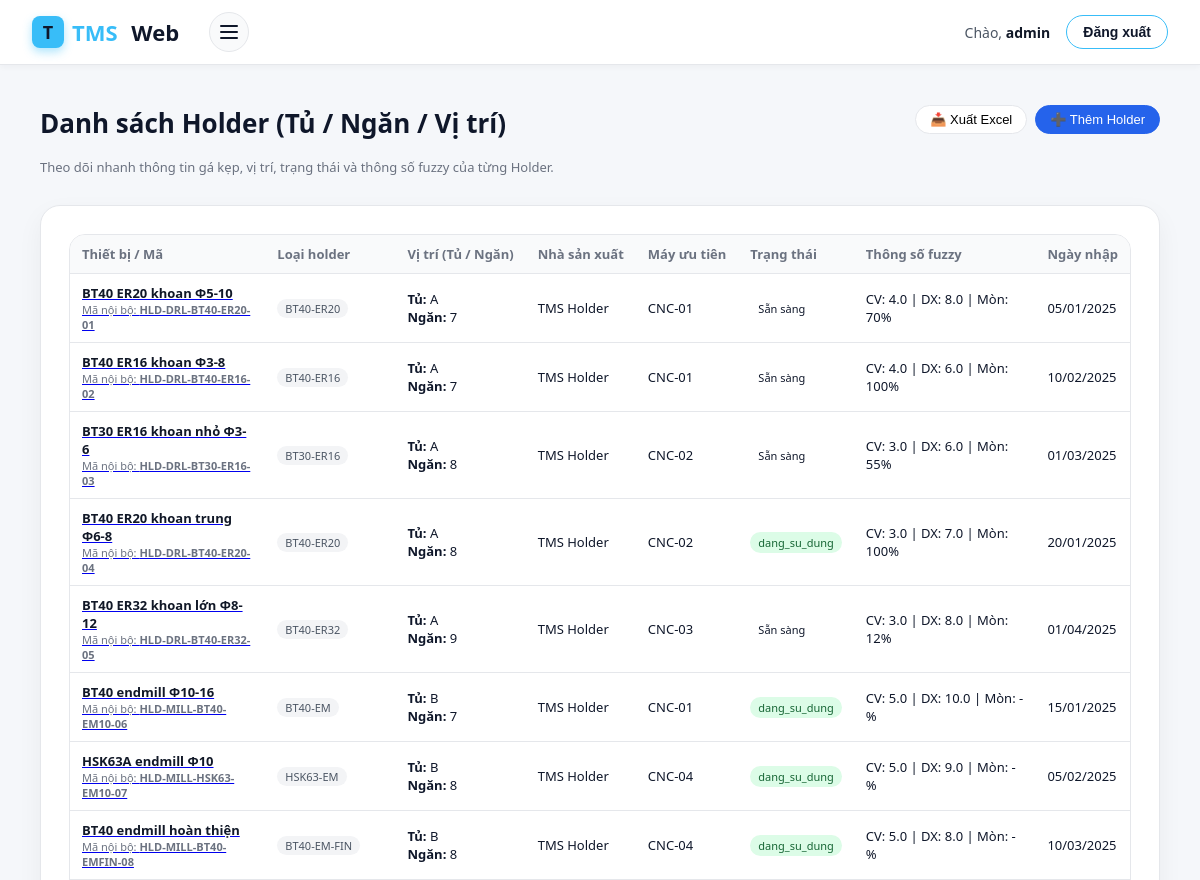
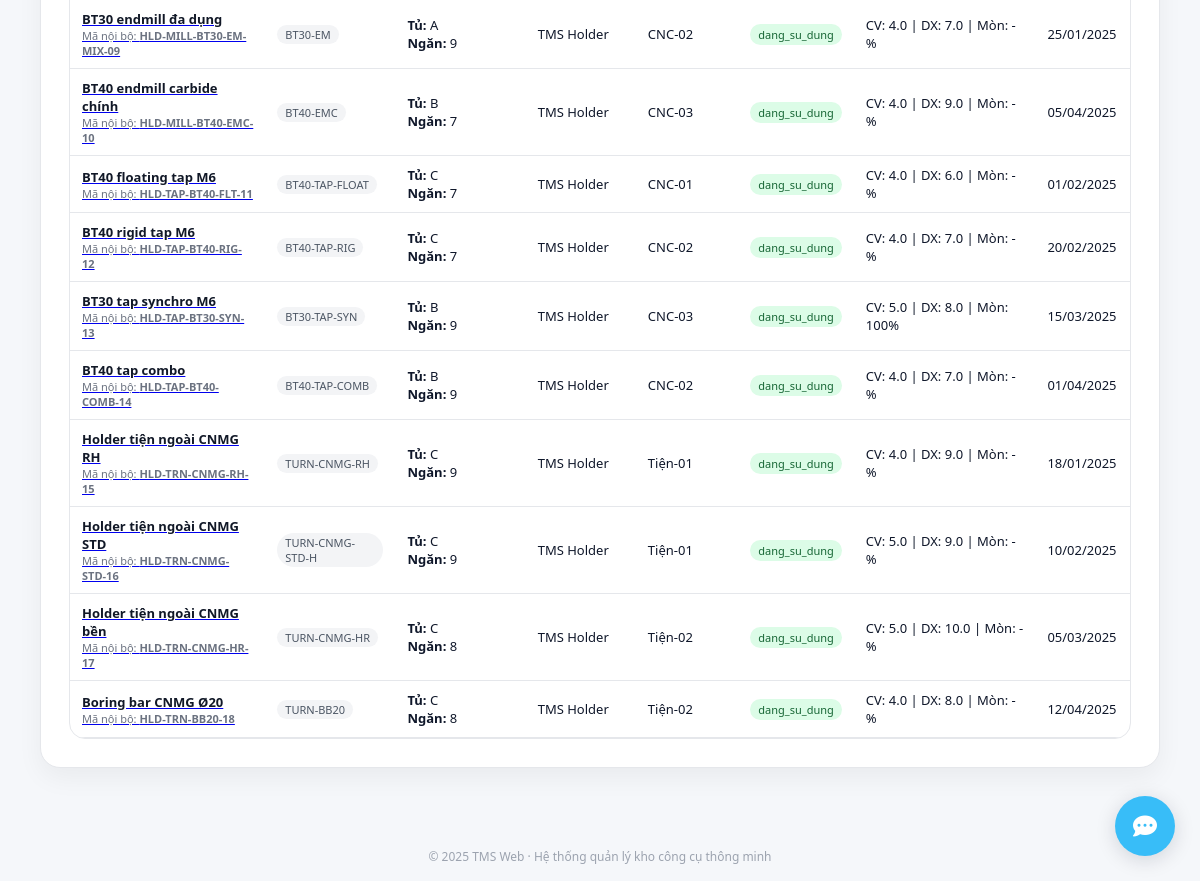
/holder/holders-list/ (signed in), run on the app's committed database (2 pictures, top to bottom).
### holder/models.py (models this page shows, shortened)
class Holder(models.Model):
    ten_thiet_bi = models.CharField(max_length=200)
    nhom_thiet_bi = models.CharField(max_length=100)
    ma_noi_bo = models.CharField(max_length=50, unique=True)
    ma_nha_sx = models.CharField(max_length=100)
    loai_holder = models.CharField(max_length=100, blank=True, null=True)
    so_serial = models.CharField(max_length=100, blank=True, null=True)
    rfid = models.CharField(
    max_length=32,
    unique=True,
    blank=True,
    null=True,
    db_index=True,
    validators=[
        RegexValidator(
            regex=r"^[0-9A-Fa-f]+$",
            message="RFID chỉ gồm ký tự HEX (0-9, A-F).",
        )
    ],
    help_text="Mã RFID của holder (UID tag), ví dụ: A1B2C3D4",
)
    nha_san_xuat = models.CharField(max_length=100, blank=True, null=True)
    nha_cung_cap = models.CharField(max_length=150, blank=True, null=True)
    nguoi_quan_ly = models.CharField(max_length=100, blank=True, null=True)
    TRANG_THAI_CHOICES = [
        ("san_sang", "Sẵn sàng"),
        ("dang_duoc_muon", "Đang được mượn"),
        ("dang_bao_tri", "Đang bảo trì"),
        ("ngung_su_dung", "Ngừng sử dụng"),
    ]
    trang_thai_tai_san = models.CharField(
        max_length=20,
        choices=TRANG_THAI_CHOICES,
        default="san_sang",
    )
    chuan_ga = models.CharField(max_length=50, blank=True, null=True)
    loai_kep = models.CharField(max_length=50, blank=True, null=True)
    chieu_dai_lam_viec = models.DecimalField(
        max_digits=6, decimal_places=2, blank=True, null=True
    )
    duong_kinh_kep_max = models.DecimalField(
        max_digits=6, decimal_places=2, blank=True, null=True
    )
    tu = models.CharField(max_length=50, blank=True, null=True)
    ngan = models.CharField(max_length=50, blank=True, null=True)
    may_uu_tien = models.CharField(max_length=200, blank=True, null=True)
    ngay_nhap_kho = models.DateField(blank=True, null=True)
    gia_tri_mua = models.BigIntegerField(blank=True, null=True)
    chu_ky_kiem_tra = models.CharField(max_length=100, blank=True, null=True)
    lan_kiem_tra_gan_nhat = models.DateField(blank=True, null=True)
    so_lan_ga_thao = models.IntegerField(blank=True, null=True)
    danh_gia_gan_nhat = models.TextField(blank=True, null=True)
    cv = models.DecimalField(  # Độ cứng vững
        max_digits=4, decimal_places=1, blank=True, null=True
    )
    dx = models.DecimalField(  # Độ chính xác gá kẹp
        max_digits=4, decimal_places=1, blank=True, null=True
    )
    mon = models.IntegerField(blank=True, null=True)  # % mòn
    tan_suat = models.IntegerField(blank=True, null=True)  # lần/tháng
    ld = models.DecimalField(  # chiều dài nhô dao
        max_digits=6, decimal_places=2, blank=True, null=True
    )
    ket_luan_fuzzy = models.TextField(blank=True, null=True)
    tool_khuyen_dung = models.ManyToManyField(
        'tool.tool',          # hoặc 'Tool' nếu cùng app
        blank=True,
        related_name='holders_khuyen_dung',
        help_text="Các tool tương thích & khuyên dùng với holder này"
    )
    ma_nhom_tuong_thich = models.CharField(
        max_length=50,
        blank=True,
        null=True,
        help_text="Nếu 2 holder có cùng mã này thì coi như tương thích / thay thế cho nhau"
    )
    created_at = models.DateTimeField(auto_now_add=True)

### holder/views.py (the view)
# urls.py: path("holders-list/", views.holder_list, name="holder_list"),  # <--- thêm dòng này
def holder_list(request):
    holders = Holder.objects.all()
    return render(request, "holder_list.html", {"holders": holders})

### templates/holder_list.html (shortened to what this page needs)
{% extends "base.html" %}
{% block content %}
<div class="holder-page">
  <div class="holder-header">
    <div class="holder-header-left">
      <div class="holder-title">Danh sách Holder (Tủ / Ngăn / Vị trí)</div>
      <p class="holder-sub">
        Theo dõi nhanh thông tin gá kẹp, vị trí, trạng thái và thông số fuzzy của từng Holder.
      </p>
    </div>
    <div class="holder-header-actions">
      <button class="btn-outline-sm" type="button">
        📥 Xuất Excel
      </button>
      <button class="btn-primary-sm" type="button">
        ➕ Thêm Holder
      </button>
    </div>
  </div>
  <div class="holder-card">
    <div class="holder-table-wrapper">
      <table class="holder-table">
        <thead>
          <tr>
            <th>Thiết bị / Mã</th>
            <th>Loại holder</th>
            <th>Vị trí (Tủ / Ngăn)</th>
            <th>Nhà sản xuất</th>
            <th>Máy ưu tiên</th>
            <th>Trạng thái</th>
            <th>Thông số fuzzy</th>
            <th>Ngày nhập</th>
          </tr>
        </thead>
        <tbody>
  {% for h in holders %}
            <tr class="table-row-clickable">
              <td>
                <a href="{% url 'holder:holder_detail' h.id %}" class="row-main-link">
                  <div class="holder-name">{{ h.ten_thiet_bi }}</div>
                  <div class="holder-name-sub">
                    Mã nội bộ: <strong>{{ h.ma_noi_bo }}</strong>
                  </div>
                </a>
              </td>
              <td>
                {% if h.loai_holder %}
                  <span class="pill-small">{{ h.loai_holder }}</span>
                {% else %}
                  <span class="text-muted">Không rõ</span>
                {% endif %}
              </td>
              <td>
                <div><strong>Tủ:</strong> {{ h.tu|default:"-" }}</div>
                <div><strong>Ngăn:</strong> {{ h.ngan|default:"-" }}</div>
              </td>
              <td>{{ h.nha_san_xuat|default:"-" }}</td>
              <td>{{ h.may_uu_tien|default:"-" }}</td>
              <td>
                {% if h.trang_thai_tai_san %}
                  <span class="status-badge status-{{ h.trang_thai_tai_san }}">
                    {{ h.get_trang_thai_tai_san_display }}
                  </span>
                {% else %}
                  <span class="text-muted">Chưa đặt</span>
                {% endif %}
              </td>
              <td>
                CV: {{ h.cv|default:"-" }} |
                DX: {{ h.dx|default:"-" }} |
                Mòn: {{ h.mon|default:"-" }}%
              </td>
              <td>
                {% if h.ngay_nhap_kho %}
                  {{ h.ngay_nhap_kho|date:"d/m/Y" }}
                {% else %}
                  <span class="text-muted">-</span>
                {% endif %}
              </td>
            </tr>
            {% empty %}
            <tr>
              <td colspan="8" style="text-align:center;color:#9ca3af;padding:16px;">
                Chưa có Holder nào trong hệ thống.
              </td>
            </tr>
            {% endfor %}
          </tbody>
      </table>
    </div>
  </div>
</div>
{% endblock %}

### templates/base.html (shortened to what this page needs)
{% load static %}
<!DOCTYPE html>
<html lang="vi">
<head>
</head>
<body>
    <header>
        <div class="left-header">
            <a href="{% url 'home' %}" class="brand" title="Trang chủ TMS">
                <div class="logo-box">T</div>
                <span>TMS</span>&nbsp;Web
            </a>
            <button class="hamburger" type="button" onclick="toggleDashboard()">
                <span></span>
            </button>
        </div>
        <div class="right-header">
            {% if user.is_authenticated %}
                <div class="welcome-text">
                    Chào,&nbsp;<strong>{{ user.get_full_name|default:user.username }}</strong>
                </div>
                <form action="{% url 'logout' %}" method="post" style="margin:0;">
                    <button type="submit" class="btn-logout">Đăng xuất</button>
                </form>
            {% else %}
                <div class="welcome-text">Bạn chưa đăng nhập</div>
                <a href="{% url 'login' %}" class="btn-login">Đăng nhập</a>
            {% endif %}
        </div>
    </header>
    <main>
        {% block content %}{% endblock %}
    </main>
    <footer>
        © 2025 TMS Web · Hệ thống quản lý kho công cụ thông minh
    </footer>
     {% include "chatbot.html" %}
</body>
</html>

### templates/base.html (style rules this page uses)
:root { --blue-tech: #38bdf8; --blue-strong: #0f172a; --blue-soft: #e0f2fe; }
* { box-sizing: border-box; }
body { margin: 0; font-family: "Segoe UI", sans-serif; background: #ffffff; color: #0f172a; }
header { position: sticky; top: 0; z-index: 20; display: flex; justify-content: space-between; align-items: center; padding: 12px 32px; background: #ffffff; border-bottom: 1px solid #e5e7eb; box-shadow: 0 2px 6px rgba(15, 23, 42, 0.04); }
.left-header { display: flex; align-items: center; gap: 10px; }
.logo-box { width: 32px; height: 32px; border-radius: 8px; background: var(--blue-tech); display: flex; align-items: center; justify-content: center; color: #0f172a; font-weight: 800; font-size: 18px; box-shadow: 0 4px 10px rgba(56, 189, 248, 0.4); }
.brand { display: flex; align-items: center; gap: 8px; font-size: 22px; font-weight: 700; color: #0f172a; text-decoration: none; }
.brand span { color: var(--blue-tech); }
.hamburger { margin-left: 20px; width: 40px; height: 40px; border-radius: 999px; border: 1px solid #e5e7eb; background: #f9fafb; display: flex; align-items: center; justify-content: center; cursor: pointer; transition: 0.2s; }
.hamburger span { display: block; width: 18px; height: 2px; background: #0f172a; border-radius: 999px; position: relative; transition: 0.2s; }
.hamburger span::before, .hamburger span::after { content: ""; position: absolute; left: 0; width: 18px; height: 2px; background: #0f172a; border-radius: 999px; transition: 0.2s; }
.hamburger span::before { top: -6px; }
.hamburger span::after { top: 6px; }
.right-header { display: flex; align-items: center; gap: 16px; font-size: 14px; }
.welcome-text { color: #4b5563; }
.welcome-text strong { color: #111827; }
.btn-logout, .btn-login { padding: 8px 16px; border-radius: 999px; border: 1px solid var(--blue-tech); background: #ffffff; color: var(--blue-strong); font-size: 14px; font-weight: 600; cursor: pointer; transition: 0.2s; text-decoration: none; display: inline-flex; align-items: center; justify-content: center; }
main { max-width: 1500px; margin: 40px auto; padding: 0 16px; }
footer { text-align: center; padding: 24px 0 16px; font-size: 12px; color: #9ca3af; }

### templates/holder_list.html (style rules this page uses)
main { max-width: none; width: 100%; margin: 24px auto; padding: 0 32px; }
.holder-page { max-width: 1120px; width: 100%; margin: 0 auto; padding: 16px 0 32px; }
.holder-header { display: flex; align-items: flex-start; justify-content: space-between; gap: 16px; margin-bottom: 16px; }
.holder-header-left { display: flex; flex-direction: column; gap: 4px; }
.holder-title { font-size: 26px; font-weight: 700; color: #0f172a; }
.holder-sub { font-size: 13px; color: #6b7280; }
.holder-header-actions { display: flex; gap: 8px; flex-wrap: wrap; }
.btn-outline-sm, .btn-primary-sm { border-radius: 999px; font-size: 13px; padding: 6px 14px; border: 1px solid #e5e7eb; background: #fff; cursor: pointer; display: inline-flex; align-items: center; gap: 6px; }
.btn-primary-sm { background: #2563eb; color: #fff; border-color: #2563eb; }
.holder-card { background: #fff; border-radius: 20px; padding: 28px; border: 1px solid #e5e7eb; box-shadow: 0 10px 26px rgba(0, 0, 0, 0.05); }
.holder-table-wrapper { border: 1px solid #e5e7eb; border-radius: 16px; overflow: hidden; overflow-x: auto; }
table.holder-table { width: 100%; padding: 14px 18px; border-collapse: collapse; font-size: 13px; min-width: 860px; }
table.holder-table thead { background: #f9fafb; }
table.holder-table th { padding: 10px 12px; text-align: left; color: #6b7280; font-weight: 600; border-bottom: 1px solid #e5e7eb; white-space: nowrap; }
table.holder-table td { padding: 10px 12px; border-bottom: 1px solid #e5e7eb; vertical-align: middle; }
.holder-name { font-weight: 600; color: #111827; }
.holder-name-sub { font-size: 11px; color: #6b7280; }
.status-badge { display: inline-flex; align-items: center; padding: 3px 8px; font-size: 11px; border-radius: 999px; font-weight: 500; }
.status-dang_su_dung { background: #dcfce7; color: #166534; }
.pill-small { display: inline-flex; align-items: center; padding: 2px 8px; border-radius: 999px; background: #f3f4f6; font-size: 11px; color: #4b5563; }
.table-row-clickable { cursor: pointer; transition: background 0.15s; }

### data on the page
Holder: ten_thiet_bi "BT40 ER20 khoan Φ5-10", ma_noi_bo "HLD-DRL-BT40-ER20-01", loai_holder "BT40-ER20", tu "A", ngan "7", nha_san_xuat "TMS Holder", may_uu_tien "CNC-01", trang_thai_tai_san "Sẵn sàng", cv "4.0", dx "8.0", mon "70", ngay_nhap_kho "05/01/2025"
Holder: ten_thiet_bi "BT40 ER16 khoan Φ3-8", ma_noi_bo "HLD-DRL-BT40-ER16-02", loai_holder "BT40-ER16", tu "A", ngan "7", nha_san_xuat "TMS Holder", may_uu_tien "CNC-01", trang_thai_tai_san "Sẵn sàng", cv "4.0", dx "6.0", mon "100", ngay_nhap_kho "10/02/2025"
Holder: ten_thiet_bi "BT30 ER16 khoan nhỏ Φ3-6", ma_noi_bo "HLD-DRL-BT30-ER16-03", loai_holder "BT30-ER16", tu "A", ngan "8", nha_san_xuat "TMS Holder", may_uu_tien "CNC-02", trang_thai_tai_san "Sẵn sàng", cv "3.0", dx "6.0", mon "55", ngay_nhap_kho "01/03/2025"
Holder: ten_thiet_bi "BT40 ER20 khoan trung Φ6-8", ma_noi_bo "HLD-DRL-BT40-ER20-04", loai_holder "BT40-ER20", tu "A", ngan "8", nha_san_xuat "TMS Holder", may_uu_tien "CNC-02", trang_thai_tai_san "dang_su_dung", cv "3.0", dx "7.0", mon "100", ngay_nhap_kho "20/01/2025"
Holder: ten_thiet_bi "BT40 ER32 khoan lớn Φ8-12", ma_noi_bo "HLD-DRL-BT40-ER32-05", loai_holder "BT40-ER32", tu "A", ngan "9", nha_san_xuat "TMS Holder", may_uu_tien "CNC-03", trang_thai_tai_san "Sẵn sàng", cv "3.0", dx "8.0", mon "12", ngay_nhap_kho "01/04/2025"
Holder: ten_thiet_bi "BT40 endmill Φ10-16", ma_noi_bo "HLD-MILL-BT40-EM10-06", loai_holder "BT40-EM", tu "B", ngan "7", nha_san_xuat "TMS Holder", may_uu_tien "CNC-01", trang_thai_tai_san "dang_su_dung", cv "5.0", dx "10.0", mon "-", ngay_nhap_kho "15/01/2025"
Holder: ten_thiet_bi "HSK63A endmill Φ10", ma_noi_bo "HLD-MILL-HSK63-EM10-07", loai_holder "HSK63-EM", tu "B", ngan "8", nha_san_xuat "TMS Holder", may_uu_tien "CNC-04", trang_thai_tai_san "dang_su_dung", cv "5.0", dx "9.0", mon "-", ngay_nhap_kho "05/02/2025"
Holder: ten_thiet_bi "BT40 endmill hoàn thiện", ma_noi_bo "HLD-MILL-BT40-EMFIN-08", loai_holder "BT40-EM-FIN", tu "B", ngan "8", nha_san_xuat "TMS Holder", may_uu_tien "CNC-04", trang_thai_tai_san "dang_su_dung", cv "5.0", dx "8.0", mon "-", ngay_nhap_kho "10/03/2025"
Holder: ten_thiet_bi "BT30 endmill đa dụng", ma_noi_bo "HLD-MILL-BT30-EM-MIX-09", loai_holder "BT30-EM", tu "A", ngan "9", nha_san_xuat "TMS Holder", may_uu_tien "CNC-02", trang_thai_tai_san "dang_su_dung", cv "4.0", dx "7.0", mon "-", ngay_nhap_kho "25/01/2025"
Holder: ten_thiet_bi "BT40 endmill carbide chính", ma_noi_bo "HLD-MILL-BT40-EMC-10", loai_holder "BT40-EMC", tu "B", ngan "7", nha_san_xuat "TMS Holder", may_uu_tien "CNC-03", trang_thai_tai_san "dang_su_dung", cv "4.0", dx "9.0", mon "-", ngay_nhap_kho "05/04/2025"
Holder: ten_thiet_bi "BT40 floating tap M6", ma_noi_bo "HLD-TAP-BT40-FLT-11", loai_holder "BT40-TAP-FLOAT", tu "C", ngan "7", nha_san_xuat "TMS Holder", may_uu_tien "CNC-01", trang_thai_tai_san "dang_su_dung", cv "4.0", dx "6.0", mon "-", ngay_nhap_kho "01/02/2025"
Holder: ten_thiet_bi "BT40 rigid tap M6", ma_noi_bo "HLD-TAP-BT40-RIG-12", loai_holder "BT40-TAP-RIG", tu "C", ngan "7", nha_san_xuat "TMS Holder", may_uu_tien "CNC-02", trang_thai_tai_san "dang_su_dung", cv "4.0", dx "7.0", mon "-", ngay_nhap_kho "20/02/2025"
Holder: ten_thiet_bi "BT30 tap synchro M6", ma_noi_bo "HLD-TAP-BT30-SYN-13", loai_holder "BT30-TAP-SYN", tu "B", ngan "9", nha_san_xuat "TMS Holder", may_uu_tien "CNC-03", trang_thai_tai_san "dang_su_dung", cv "5.0", dx "8.0", mon "100", ngay_nhap_kho "15/03/2025"
Holder: ten_thiet_bi "BT40 tap combo", ma_noi_bo "HLD-TAP-BT40-COMB-14", loai_holder "BT40-TAP-COMB", tu "B", ngan "9", nha_san_xuat "TMS Holder", may_uu_tien "CNC-02", trang_thai_tai_san "dang_su_dung", cv "4.0", dx "7.0", mon "-", ngay_nhap_kho "01/04/2025"
Holder: ten_thiet_bi "Holder tiện ngoài CNMG RH", ma_noi_bo "HLD-TRN-CNMG-RH-15", loai_holder "TURN-CNMG-RH", tu "C", ngan "9", nha_san_xuat "TMS Holder", may_uu_tien "Tiện-01", trang_thai_tai_san "dang_su_dung", cv "4.0", dx "9.0", mon "-", ngay_nhap_kho "18/01/2025"
Holder: ten_thiet_bi "Holder tiện ngoài CNMG STD", ma_noi_bo "HLD-TRN-CNMG-STD-16", loai_holder "TURN-CNMG-STD-H", tu "C", ngan "9", nha_san_xuat "TMS Holder", may_uu_tien "Tiện-01", trang_thai_tai_san "dang_su_dung", cv "5.0", dx "9.0", mon "-", ngay_nhap_kho "10/02/2025"
Holder: ten_thiet_bi "Holder tiện ngoài CNMG bền", ma_noi_bo "HLD-TRN-CNMG-HR-17", loai_holder "TURN-CNMG-HR", tu "C", ngan "8", nha_san_xuat "TMS Holder", may_uu_tien "Tiện-02", trang_thai_tai_san "dang_su_dung", cv "5.0", dx "10.0", mon "-", ngay_nhap_kho "05/03/2025"
Holder: ten_thiet_bi "Boring bar CNMG Ø20", ma_noi_bo "HLD-TRN-BB20-18", loai_holder "TURN-BB20", tu "C", ngan "8", nha_san_xuat "TMS Holder", may_uu_tien "Tiện-02", trang_thai_tai_san "dang_su_dung", cv "4.0", dx "8.0", mon "-", ngay_nhap_kho "12/04/2025"

### other printed values
{{ user.get_full_name|default:user.username }} "admin"
